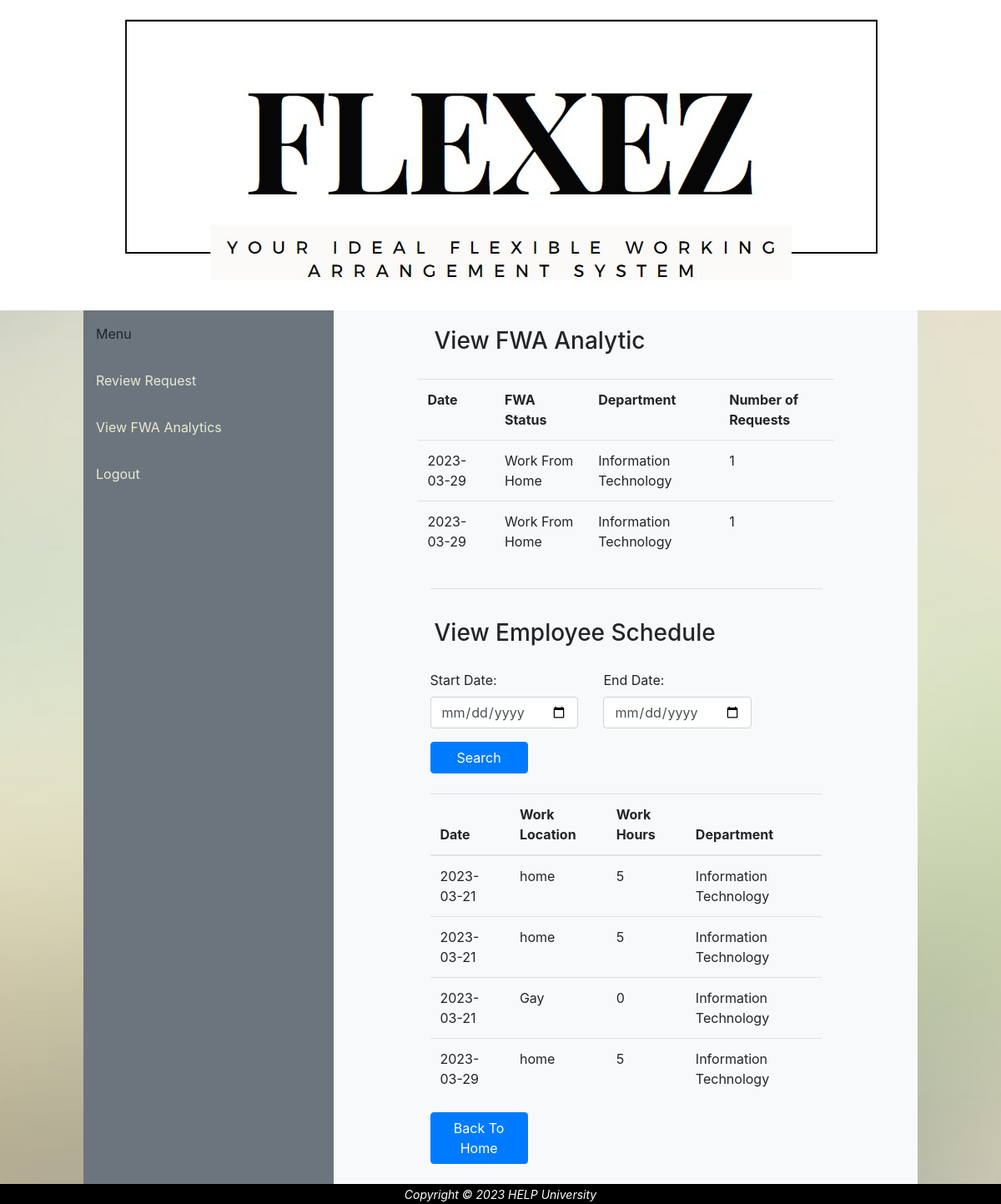
/viewAnalyticReport.php (signed in), run on the app's committed database.
### tables this page shows
CREATE TABLE `request` (
  `requestID` varchar(10) NOT NULL,
  `employeeID` varchar(10) NOT NULL,
  `requestDate` date NOT NULL,
  `workType` varchar(20) NOT NULL,
  `description` varchar(50) NOT NULL,
  `reason` varchar(50) NOT NULL,
  `FWAstatus` varchar(10) NOT NULL,
  `comment` varchar(50) NOT NULL
);

CREATE TABLE `department` (
  `deptID` varchar(10) NOT NULL,
  `deptName` varchar(25) NOT NULL
);

### viewAnalyticReport.php (the view, shortened to what this page needs)
<?php
include 'headerSupervisor.php';
include 'db.php';
$data = " SELECT * FROM employee WHERE employeeID = '$_SESSION[employeeID]'";
$loginData = mysqli_query($db, $data);
$row = $loginData->fetch_assoc();
$deptID = $row['deptID'];
$sql = "SELECT department.*, employee.*, request.*, COUNT(DISTINCT employee.employeeID) AS num_requests
        FROM request
        INNER JOIN employee ON request.employeeID = employee.employeeID
        INNER JOIN department ON employee.deptID = department.deptID
        WHERE request.FWAstatus <> 'Pending' AND request.FWAstatus <> 'Reject'
        AND employee.deptID = '$deptID'
        GROUP BY request.requestID";
$result = mysqli_query($db,$sql);
?>
<main>
  <form>
  <div class="row">
      <h3>View FWA Analytic</h3>
    <?php
    echo "<table class='table'>";
    echo "<tr>
    <th>Date</th>
    <th>FWA Status</th>
    <th>Department</th>
    <th>Number of Requests</th>
    </tr>";
    if(mysqli_num_rows($result)==0){
      echo"
      <tr><td>
      <strong>No data Found</strong>
      </td>
      </tr>
      ";
    }
    else{
    while ($row = mysqli_fetch_assoc($result)) {
        $requestDate = $row['requestDate'];
        $numRequests = $row['num_requests'];
        $deptName = $row['deptName'];
        $fwaStatus = $row['workType'];
        echo "<tr>
        <td>$requestDate</td>
        <td>$fwaStatus</td>
        <td>$deptName</td>
        <td>$numRequests</td></tr>";
    }
  }
    echo "</table>";
    ?>
<?php
  $schedule = "
  SELECT * FROM dailyschedule
  INNER JOIN employee ON dailyschedule.employeeID = employee.employeeID
  INNER JOIN department ON employee.deptID = department.deptID
  WHERE department.deptID = '$deptID'
  ";
  $schedule .= " ORDER BY date ASC";
  $scheduleFetch = mysqli_query($db, $schedule);
  ?>
  <main class="container">
  <hr>
    <form method="GET" action="viewAnalyticReport.php">
      <div class="row">
      <h3>View Employee Schedule</h3>
        <div class="col-sm-5">
          <div class="form-group">
            <label for="start-date">Start Date:</label>
            <input type="date" class="form-control" name="start-date" id="start-date" date_format="yyyy-mm-dd">
          </div>
        </div>
        <div class="col-sm-5">
          <div class="form-group">
            <label for="end-date">End Date:</label>
            <input type="date" class="form-control" name="end-date" id="end-date" date_format="yyyy-mm-dd">
          </div>
        </div>
        <div class="col-sm-2">
        </div>
        <div class="col-sm-12">
            <button type="submit" class="btn btn-primary btn-block col-sm-3" name="search" id="search">Search</button>
            <br>
          </div>
        </div>
    </form>
    <table class="table">
      <thead>
        <tr>
          <th>Date</th>
          <th>Work Location</th>
          <th>Work Hours</th>
          <th>Department</th>
        </tr>
      </thead>
      <tbody>
        <?php
        if(mysqli_num_rows($scheduleFetch)==0){
          echo "<tr>
                <td>
                <strong>No Data Found</strong>
                </td>
                </tr>
                ";
        }
        else{
        while ($row = mysqli_fetch_assoc($scheduleFetch)) {
          echo "
          <tr>
            <td>$row[date]</td>
            <td>$row[workLocation]</td>
            <td>$row[workHours]</td>
            <td>$row[deptName]</td>
            ";
        }
      }
        ?>
    </table>
    <button class="btn btn-primary btn-block col-sm-3"><a href="supervisorDashBoard.php" style="color:white">Back To Home</a></button>
    <br>
    </div>
</main>
<?php
include('footer.php');
?>

### PorSie.css (style rules this page uses)
html { overflow: hidden; height: 100%; }
body { margin: auto; text-align: center; background-image: url(img/bg.jpg); background-repeat: no-repeat; background-size: cover; background-attachment: fixed; background-position: center; font-family:'Times New Roman', Times, serif; overflow: auto; height: 100%; width: 100%; }
main { margin: auto; width: 100%; }
h2, h3 { width: 100%; padding: 20px; }
form { margin: auto; width: 70%; }

### data on the page
request: requestDate "2023-03-29", workType "Work From Home", department.deptName "Information Technology", numRequests "1"
request: requestDate "2023-03-29", workType "Work From Home", department.deptName "Information Technology", numRequests "1"

### other printed values
$row[date] "2023-03-21"
$row[workLocation] "home"
$row[workHours] "5"
$row[deptName] "Information Technology"
$row[workLocation] "Gay"
$row[workHours] "0"
$row[date] "2023-03-29"
